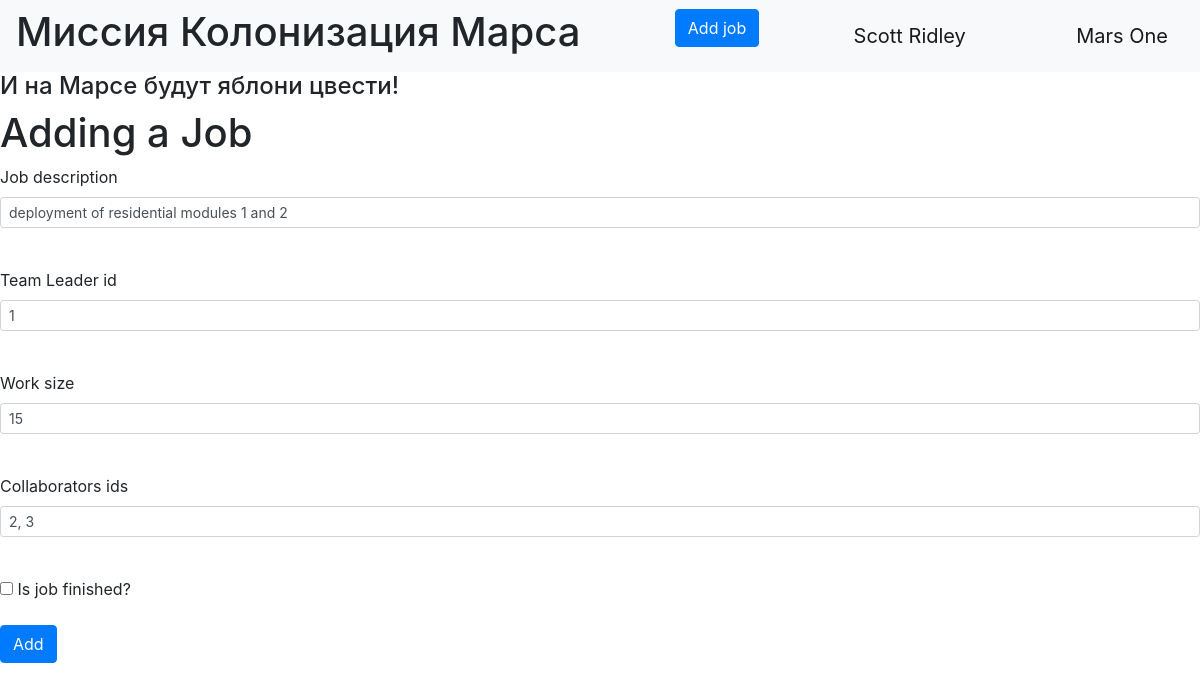
/editjob/1 (signed in), run on the app's committed database.
### data/new_user.py (models this page shows, shortened)
class User(SqlAlchemyBase, UserMixin):
    __tablename__ = 'users'
    id = sqlalchemy.Column(sqlalchemy.Integer,
                           primary_key=True, autoincrement=True)
    surname = sqlalchemy.Column(sqlalchemy.String, nullable=True)
    name = sqlalchemy.Column(sqlalchemy.String, nullable=True)
    age = sqlalchemy.Column(sqlalchemy.Integer, nullable=True)
    position = sqlalchemy.Column(sqlalchemy.String, nullable=True)
    speciality = sqlalchemy.Column(sqlalchemy.String, nullable=True)
    address = sqlalchemy.Column(sqlalchemy.String, nullable=True)
    email = sqlalchemy.Column(sqlalchemy.String, unique=True, nullable=True)
    hashed_password = sqlalchemy.Column(sqlalchemy.String, nullable=True)
    modified_date = sqlalchemy.Column(sqlalchemy.DateTime)

### data/jobs.py (models this page shows)
class Jobs(SqlAlchemyBase):
    __tablename__ = 'jobs'
    id = sqlalchemy.Column(sqlalchemy.Integer,
                           primary_key=True, autoincrement=True)
    team_leader = sqlalchemy.Column(sqlalchemy.Integer,
                                    sqlalchemy.ForeignKey("users.id"))
    job = sqlalchemy.Column(sqlalchemy.String, nullable=True)
    work_size = sqlalchemy.Column(sqlalchemy.Integer, nullable=True)
    collaborators = sqlalchemy.Column(sqlalchemy.String, nullable=True)
    start_date = sqlalchemy.Column(sqlalchemy.DateTime, default=datetime.datetime.now)
    end_date = sqlalchemy.Column(sqlalchemy.DateTime)
    is_finished = sqlalchemy.Column(sqlalchemy.Boolean, default=True)

### main_old.py (the view, shortened to what this page needs)
@app.route('/editjob/<int:id>', methods=['GET', 'POST'])
@login_required
def editjob(id):
    db_session.global_init('db/blogs.db')
    db_sess = db_session.create_session()
    form = AddJobForm()
    if request.method == "GET":
        db_sess = db_session.create_session()
        job = db_sess.query(Jobs).filter(Jobs.id == id,
                                         (Jobs.team_leader == current_user.id) | (current_user.id == 1)
                                         ).first()
        if job:
            form.job.data = job.job
            form.teamleader_id.data = job.team_leader
            form.work_size.data = job.work_size
            form.collaborators.data = job.collaborators
            form.is_finished.data = job.is_finished
        else:
            abort(404)
    return render_template('add_job.html',
                           title='Edit job',
                           form=form
                           )

### addjobs_form.py
class AddJobForm(FlaskForm):
    teamleader_id = IntegerField('Team Leader id', validators=[DataRequired()])
    job = StringField('Job description', validators=[DataRequired()])
    work_size = IntegerField('Work size', validators=[DataRequired()])
    collaborators = StringField('Collaborators ids', validators=[DataRequired()])
    is_finished = BooleanField('Is job finished?')
    submit = SubmitField('Add')

### data/db_session.py (called while the page is built, shortened)
def global_init(db_file):
    global __factory
    if __factory:
        return

def create_session() -> Session:
    global __factory
    return __factory()

### main_old.py (called while the page is built)
@login_manager.user_loader
def load_user(user_id):
    db_sess = db_session.create_session()
    return db_sess.query(User).get(user_id)

### templates/add_job.html (shortened to what this page needs)
{% extends "base.html" %}
{% block content %}
    <div class="add_job">
        <h1>Adding a Job</h1>
        <form action="" method="post">
            <p>
                {{ form.job.label }}<br>
                {{ form.job(class="form-control form-control-sm") }}<br>
            </p>
            <p>
                {{ form.teamleader_id.label }}<br>
                {{ form.teamleader_id(class="form-control form-control-sm") }}<br>
            </p>
            <p>
                {{ form.work_size.label }}<br>
                {{ form.work_size(class="form-control form-control-sm") }}<br>
            </p>
            <p>
                {{ form.collaborators.label }}<br>
                {{ form.collaborators(class="form-control form-control-sm") }}<br>
            </p>
            <p>{{ form.is_finished() }} {{ form.is_finished.label }}</p>
            <p>{{ form.submit(type="submit", class="btn btn-primary") }}</p>
        </form>
    </div>
{% endblock %}
{% block style_block %}
    <link rel="stylesheet" type="text/css" href={{style}} />
{% endblock %}

### templates/base.html (shortened to what this page needs)
<!doctype html>
<html lang="en">
<head>
    <link rel="stylesheet"
          href="https://stackpath.bootstrapcdn.com/bootstrap/4.4.1/css/bootstrap.min.css"
>
    {% block style_block %}{% endblock %}
</head>
<body>
    <nav class="navbar navbar-light bg-light">
        <H1>Миссия Колонизация Марса</H1>
        {% if current_user.is_authenticated %}
            <p>
                <a class="btn btn-primary " href="/addjob">Add job</a>
            </p>
            <a class="navbar-brand" href="/logout">{{ current_user.surname }} {{ current_user.name }}</a>
        {% else %}
            <p>
                <a class="btn btn-primary " href="/register">Зарегистрироваться</a>
                <a class="btn btn-success" href="/login">Войти</a>
            </p>
        {% endif %}
        <a class="navbar-brand" href="/">Mars One</a>
    </nav>
    <H4 class="apple">И на Марсе будут яблони цвести!</H4>
    {% block content %}{% endblock %}
</body>
</html>

### data on the page
User: surname "Scott", name "Ridley"
Jobs: job "deployment of residential modules 1 and 2", work_size "15", collaborators "2, 3"
